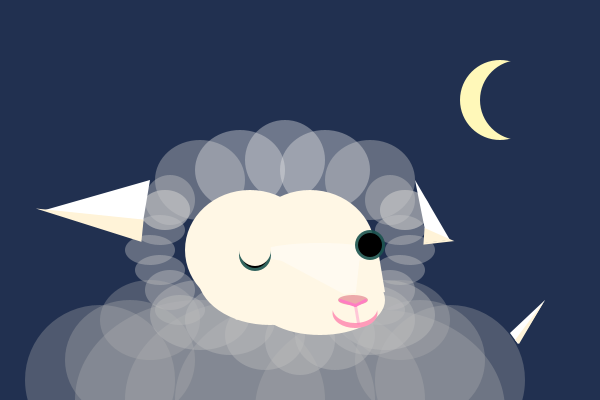
Frame 1 (no input)
Frame 60 (the mouse pressed at the canvas centre just before this capture): identical to frame 1, image omitted
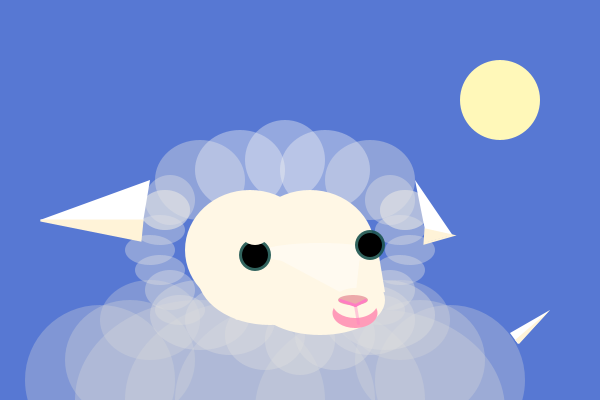
Frame 120 (the mouse held since frame 60 and released just before this capture)

The Processing sketch that drew these frames (run headless with seeded random() and noise(); from frame 60 on, the mouse is pressed at the canvas centre):

// Processing sketch: processing_68767
// ── processing_68767.pde

void setup() {
  size(600,400);
 
 
}

void draw() { 
  background(map(mouseX,0,600,33,142),map(mouseX, 0, 600, 48,193),map(mouseX, 0, 400,80,255));
  println("The MouseX is: " + mouseX + " And MouseY is: " + mouseY);
smooth();
noStroke();
//left
fill(map(mouseX, 0, 600, 200, 255),100);
ellipse(180,310,50,30);
ellipse(170,290,50,40);
ellipse(160,270,50,30);
ellipse(150,250,50,30);
ellipse(160,230,50,30);
ellipse(165,210,50,40);
ellipse(170,200,50,50);
ellipse(165,210,50,40);
ellipse(200,180,90,80);
//right
ellipse(380,310,50,30);
ellipse(390,290,50,40);
ellipse(400,270,50,30);
ellipse(410,250,50,30);
ellipse(400,230,50,30);
ellipse(405,210,50,40);
ellipse(390,200,50,50);
ellipse(405,210,50,40);
ellipse(370,180,90,80);
//top
fill(map(mouseX, 0, 600, 230, 255),100);
ellipse(285,160,80,80);
ellipse(240,170,90,80);
ellipse(325,170,90,80);
//bottom
fill(map(mouseX, 0, 600, 180, 255),80);
ellipse(100,380,150,150);
ellipse(130,360,130,120);
ellipse(150,320,100,80);
ellipse(450,380,150,150);
ellipse(380,410,250,200);
ellipse(420,360,130,120);
ellipse(400,320,100,80);
ellipse(200,400,250,200);
ellipse(250,400,250,200);
ellipse(300,400,250,200);
 
fill(map(mouseX, 0, 600, 190, 255),100);
ellipse(300,340,70,70);
ellipse(265,335,80,70);
ellipse(335,335,80,70);
ellipse(230,320,90,70);
ellipse(370,320,90,70);
ellipse(200,315,100,70);
ellipse(385,315,100,70);
 


//face
fill(255,247,229);
ellipse(250,250,130,120);
ellipse(310,250,130,120);
ellipse(270,275,145,100);
 
beginShape();
vertex(235,320);
vertex(376,238);
vertex(385,292);
endShape(CLOSE);
 
 
ellipse(320,300,130,70);
 
//face color
noStroke();
 
fill(255,250,240);
beginShape();
vertex(280,260);
vertex(360,255);
vertex(355,300);
 
endShape(CLOSE);
 
ellipse(320,253,120,20);
 
//mouth
fill(255,155,185);
ellipse(355,313,45,30);
fill(255,247,229);
ellipse(355,map(mouseY,0,400,308,298),45,30);
 
fill(230,142,150,190);
ellipse(353,300,30,10);
 
stroke(255,125,194);
strokeWeight(3);
line(355,305,340,300);
line(355,305,365,300);
stroke(255,125,194,100);
line(355,305,358,323);
 


//eyes
noStroke();
fill(27,83,79,230);
ellipse(255,255,32,32);
ellipse(370,245,30,30);
fill(0);
ellipse(255,255,26,26);
ellipse(370,245,24,24);
 
fill(255,247,229);
ellipse(255,map(mouseX,0,200,250,236),32,32);

//ears
fill(255);
beginShape();
vertex(150,180);
vertex(map(mouseX,0,600,45,35),map(mouseY,0,400,210,230));
vertex(140,240);
endShape(CLOSE);
 
beginShape();
vertex(415,180);
vertex(map(mouseX,0,600,450,455),map(mouseY,0,400,240,230));
vertex(425,230);
endShape(CLOSE);

//ears-pale part 
stroke(255,243,216);
strokeWeight(2);
 
fill(255,243,216);
beginShape();
vertex(142,220);
vertex(map(mouseX,0,600,45,35),map(mouseY,0,400,210,230));
vertex(140,240);
endShape(CLOSE);
 
beginShape();
vertex(425,229);
vertex(map(mouseX,0,600,450,455),map(mouseY,0,400,240,230));
vertex(424,243);
endShape(CLOSE);


//tail
fill(255);
noStroke();
beginShape();
vertex(518,344);
vertex(map(mouseX,0, 600, 545, 555),map(mouseY, 0, 400, 300, 320));
vertex(510,333);
endShape(CLOSE);
 
 
fill(255,243,216);
beginShape();
vertex(519,344);
vertex(map(mouseX,0, 600, 545, 555),map(mouseY, 0, 400, 300, 320));
vertex(515,340);
endShape(CLOSE);

//sun and moon
fill(255,248,185);
ellipse(500,100,80,80);

fill(map(mouseX,0,600,33,142),map(mouseX, 0, 600, 48,193),map(mouseX, 0, 400,80,255));
ellipse(map(mouseX, 0, 600, 520, 700),100, 80, 80);

}
